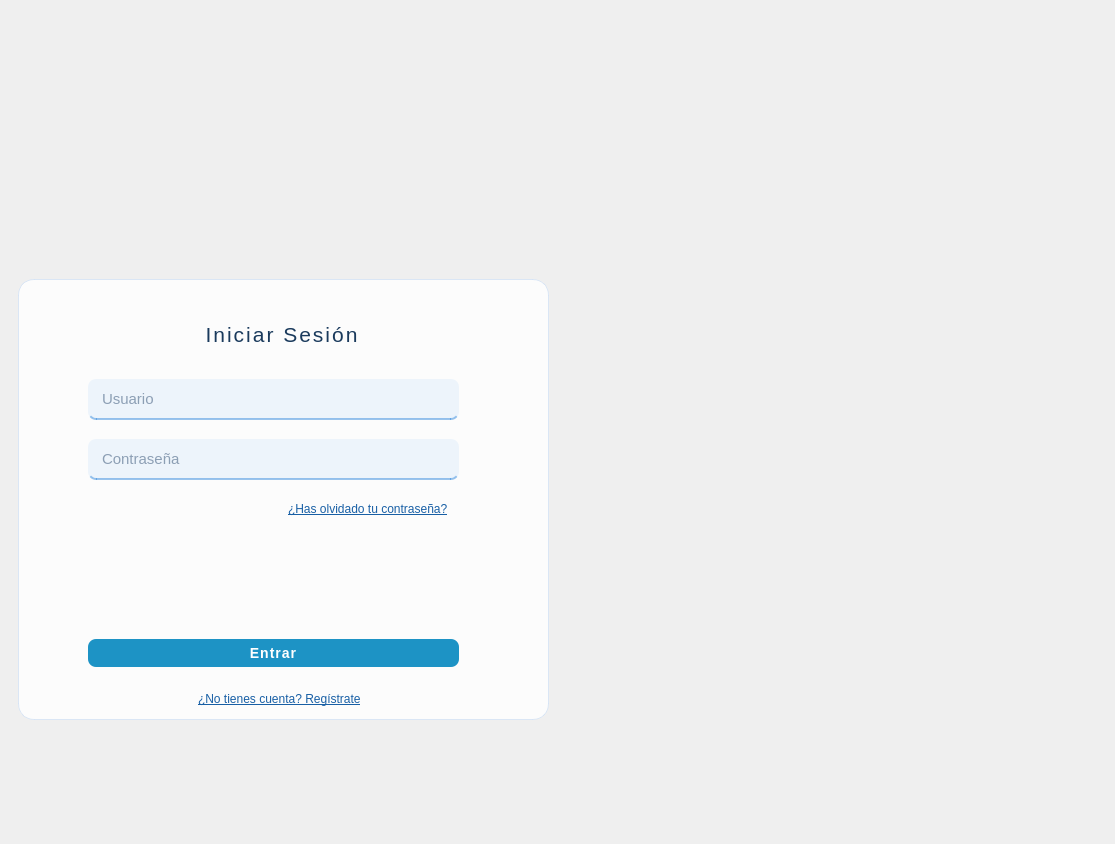
<?xml version="1.0" encoding="UTF-8"?>
<ui version="4.0">
 <class>MainWindow</class>
 <widget class="QMainWindow" name="MainWindow">
  <property name="geometry">
   <rect>
    <x>0</x>
    <y>0</y>
    <width>1115</width>
    <height>844</height>
   </rect>
  </property>
  <property name="windowTitle">
   <string>MainWindow</string>
  </property>
  <widget class="QWidget" name="centralwidget">
   <property name="styleSheet">
    <string notr="true">#centralwidget{
	border-image: url(:/imagenes/fondo.jpg);
}</string>
   </property>
   <layout class="QHBoxLayout" name="horizontalLayout">
    <item>
     <layout class="QHBoxLayout" name="horizontalLayout_2">
      <item>
       <widget class="QWidget" name="widget" native="true">
        <widget class="QWidget" name="widget_2" native="true">
         <property name="geometry">
          <rect>
           <x>9</x>
           <y>270</y>
           <width>531</width>
           <height>441</height>
          </rect>
         </property>
         <property name="styleSheet">
          <string notr="true">QWidget#widget_2 {
	background-color: rgba(255, 255, 255, 0.82);
	border-radius: 16px;
	border: 1px solid rgba(200, 220, 245, 0.6);
}</string>
         </property>
         <widget class="QLabel" name="inicio_sesion">
          <property name="geometry">
           <rect>
            <x>14</x>
            <y>30</y>
            <width>501</width>
            <height>51</height>
           </rect>
          </property>
          <property name="text">
           <string>&lt;html&gt;&lt;head/&gt;&lt;body&gt;&lt;p&gt;&lt;span style=&quot; font-size:16pt; font-weight:300; color:#1a3a5c; letter-spacing:2px;&quot;&gt;Iniciar Sesión&lt;/span&gt;&lt;/p&gt;&lt;/body&gt;&lt;/html&gt;</string>
          </property>
          <property name="textFormat">
           <enum>Qt::RichText</enum>
          </property>
          <property name="alignment">
           <set>Qt::AlignCenter</set>
          </property>
         </widget>
         <widget class="QLineEdit" name="in_usuario">
          <property name="geometry">
           <rect>
            <x>70</x>
            <y>100</y>
            <width>371</width>
            <height>41</height>
           </rect>
          </property>
          <property name="styleSheet">
           <string notr="true">QLineEdit {
	font-size: 15px;
	color: #2c4a6e;
	background-color: rgba(230, 241, 251, 0.7);
	border: none;
	border-bottom: 2px solid rgba(55, 138, 221, 0.5);
	border-radius: 8px;
	padding: 6px 12px;
}
QLineEdit:focus {
	background-color: rgba(230, 241, 251, 0.95);
	border-bottom: 2px solid rgb(55, 138, 221);
}</string>
          </property>
          <property name="placeholderText">
           <string>Usuario</string>
          </property>
         </widget>
         <widget class="QLineEdit" name="in_contrasena">
          <property name="geometry">
           <rect>
            <x>70</x>
            <y>160</y>
            <width>371</width>
            <height>41</height>
           </rect>
          </property>
          <property name="styleSheet">
           <string notr="true">QLineEdit {
	font-size: 15px;
	color: #2c4a6e;
	background-color: rgba(230, 241, 251, 0.7);
	border: none;
	border-bottom: 2px solid rgba(55, 138, 221, 0.5);
	border-radius: 8px;
	padding: 6px 12px;
}
QLineEdit:focus {
	background-color: rgba(230, 241, 251, 0.95);
	border-bottom: 2px solid rgb(55, 138, 221);
}</string>
          </property>
          <property name="placeholderText">
           <string>Contraseña</string>
          </property>
          <property name="echoMode">
           <enum>QLineEdit::Password</enum>
          </property>
         </widget>
         <widget class="QPushButton" name="botonEntrar">
          <property name="geometry">
           <rect>
            <x>70</x>
            <y>360</y>
            <width>371</width>
            <height>28</height>
           </rect>
          </property>
          <property name="styleSheet">
           <string notr="true">QPushButton {
	background-color: rgb(29, 147, 197);
	color: white;
	font-size: 14px;
	font-weight: 500;
	letter-spacing: 1px;
	border: none;
	border-radius: 8px;
	padding: 6px;
}
QPushButton:hover {
	background-color: rgb(24, 95, 165);
}
QPushButton:pressed {
	background-color: rgb(12, 68, 124);
}</string>
          </property>
          <property name="text">
           <string>Entrar</string>
          </property>
         </widget>
         <widget class="QLabel" name="forgetPass">
          <property name="geometry">
           <rect>
            <x>270</x>
            <y>220</y>
            <width>171</width>
            <height>20</height>
           </rect>
          </property>
          <property name="styleSheet">
           <string notr="true">color: rgb(24, 95, 165); font-size: 12px;</string>
          </property>
          <property name="text">
           <string>&lt;html&gt;&lt;head/&gt;&lt;body&gt;&lt;p&gt;&lt;span style=&quot; text-decoration: underline;&quot;&gt;¿Has olvidado tu contraseña?&lt;/span&gt;&lt;/p&gt;&lt;/body&gt;&lt;/html&gt;</string>
          </property>
         </widget>
         <widget class="QLabel" name="cdRegistro">
          <property name="geometry">
           <rect>
            <x>180</x>
            <y>410</y>
            <width>171</width>
            <height>20</height>
           </rect>
          </property>
          <property name="styleSheet">
           <string notr="true">color: rgb(24, 95, 165); font-size: 12px;</string>
          </property>
          <property name="text">
           <string>&lt;html&gt;&lt;head/&gt;&lt;body&gt;&lt;p&gt;&lt;span style=&quot; text-decoration: underline;&quot;&gt;¿No tienes cuenta? Regístrate&lt;/span&gt;&lt;/p&gt;&lt;/body&gt;&lt;/html&gt;</string>
          </property>
         </widget>
        </widget>
       </widget>
      </item>
      <item>
       <widget class="QWidget" name="widget_3" native="true"/>
      </item>
     </layout>
    </item>
   </layout>
  </widget>
 </widget>
 <resources>
  <include location="../imagenes/recursos.qrc"/>
 </resources>
 <connections/>
</ui>
